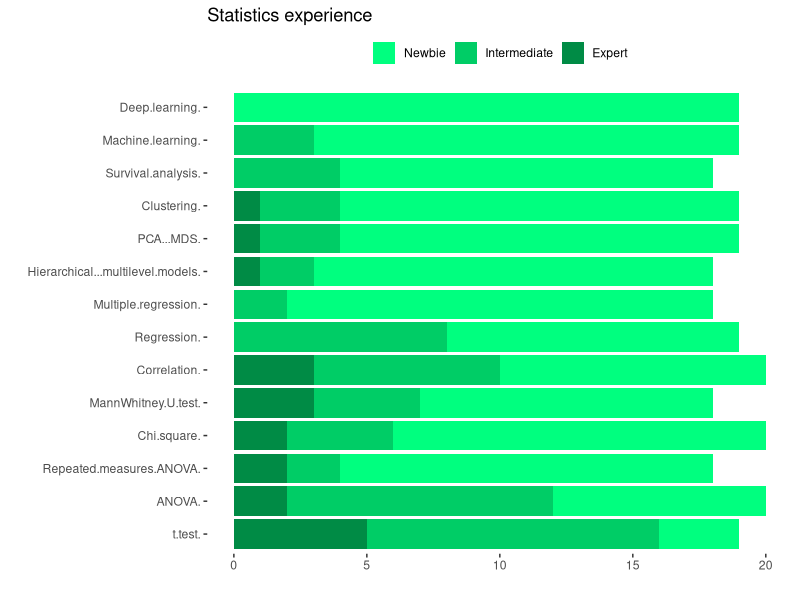
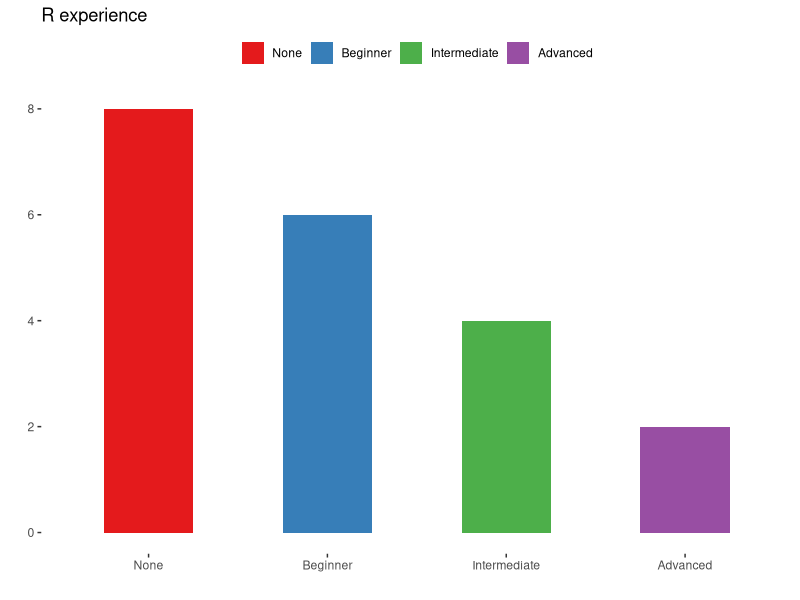

Source code (R) for these figures, in order:
## ---- chunk 1
knitr::opts_chunk$set(echo = TRUE)
knitr::opts_chunk$set(fig.path="session-intro-files/figures/")
knitr::opts_chunk$set(fig.pos = 'H')
knitr::opts_chunk$set(cache.path = "tmp")
knitr::opts_chunk$set(cache = FALSE)
## ---- chunk 2

rm(list=ls())
library(dplyr)

data.inp <- read.delim("Background.txt")


## ---- chunk 3

data.stats <- data.inp[, 4:ncol(data.inp)]
colnames(data.stats) <- gsub("How.do.you.feel.about.using.the.below.methods...", "", colnames(data.stats))

data.stats <- as.matrix(data.stats)
data.statsNumeric <- matrix(data=NA, nrow=nrow(data.stats), ncol=ncol(data.stats))
colnames(data.statsNumeric) <- colnames(data.stats)
for (i in 1:nrow(data.statsNumeric)){
  
  for (j in 1:ncol(data.statsNumeric)){
    
    #print(i,j)

    if (data.stats[i,j]=="Newbie"){
      data.statsNumeric[i,j]=0}

    if (data.stats[i,j]=="Intermediate"){
      data.statsNumeric[i,j]=1}

    if (data.stats[i,j]=="Expert"){
      data.statsNumeric[i,j]=2}
    
  }
}


library(ggplot2)
library(gplots)
library(RColorBrewer)
library(reshape)

colornames <- brewer.pal(n=3,name="Greens")

data.statsLong<- melt(data.stats)
idx.na <- which(data.statsLong$value=="")
data.statsLong <- data.statsLong[-idx.na,]

data.statsLong$value <- factor(data.statsLong$value, levels=c("Newbie", "Intermediate", "Expert"))

g.stats <- ggplot(data.statsLong, aes(data.statsLong$X2, fill=value))+geom_bar() + coord_flip() + xlab("") + scale_fill_manual(values=c("springgreen", "springgreen3", "springgreen4")) +  theme(legend.position="top") + theme(legend.title = element_blank()) + ylab("") + theme(legend.spacing.x = unit(0.2, 'cm')) + theme(panel.background = element_rect(fill = "white"))  + ggtitle("Statistics experience")

g.stats


## ---- chunk 4

colornames <- brewer.pal(n=4, "Set1")

data.inp$R.experience <- factor(data.inp$R.experience, levels = c("None", "Beginner", "Intermediate", "Advanced"))
  
g.R <- ggplot(data.inp, aes(data.inp$R.experience, fill=data.inp$R.experience))+geom_bar(width = 0.5) + xlab("") + theme(legend.position="top") + theme(legend.title = element_blank()) + ylab("") + theme(legend.spacing.x = unit(0.2, 'cm')) + theme(panel.background = element_rect(fill = "white")) + scale_fill_manual(values=colornames) + ggtitle("R experience")

g.R
